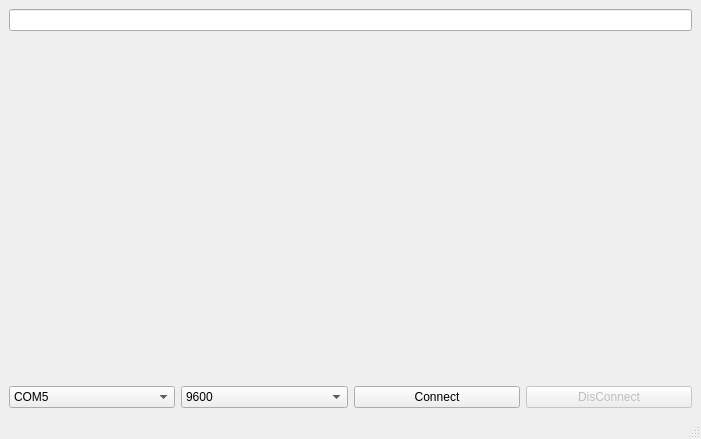
<?xml version="1.0" encoding="UTF-8"?>
<ui version="4.0">
 <class>MainWindow</class>
 <widget class="QMainWindow" name="MainWindow">
  <property name="geometry">
   <rect>
    <x>0</x>
    <y>0</y>
    <width>701</width>
    <height>439</height>
   </rect>
  </property>
  <property name="windowTitle">
   <string>MainWindow</string>
  </property>
  <widget class="QWidget" name="centralwidget">
   <layout class="QGridLayout" name="gridLayout">
    <item row="0" column="0" colspan="4">
     <widget class="QLineEdit" name="lineEdit"/>
    </item>
    <item row="2" column="0">
     <widget class="QComboBox" name="serialPortInfoListBox">
      <item>
       <property name="text">
        <string>COM5</string>
       </property>
      </item>
      <item>
       <property name="text">
        <string>COM6</string>
       </property>
      </item>
     </widget>
    </item>
    <item row="2" column="1">
     <widget class="QComboBox" name="baudRateBox">
      <item>
       <property name="text">
        <string>9600</string>
       </property>
      </item>
     </widget>
    </item>
    <item row="2" column="2">
     <widget class="QPushButton" name="Connect">
      <property name="text">
       <string>Connect</string>
      </property>
     </widget>
    </item>
    <item row="2" column="3">
     <widget class="QPushButton" name="DisConnect">
      <property name="enabled">
       <bool>false</bool>
      </property>
      <property name="text">
       <string>DisConnect</string>
      </property>
     </widget>
    </item>
    <item row="1" column="0" colspan="4">
     <widget class="QWidget" name="widget" native="true">
      <layout class="QGridLayout" name="gridLayout_2">
       <item row="0" column="0">
        <layout class="QVBoxLayout" name="verticalLayout"/>
       </item>
      </layout>
     </widget>
    </item>
   </layout>
  </widget>
  <widget class="QMenuBar" name="menubar">
   <property name="geometry">
    <rect>
     <x>0</x>
     <y>0</y>
     <width>701</width>
     <height>22</height>
    </rect>
   </property>
  </widget>
  <widget class="QStatusBar" name="statusbar"/>
 </widget>
 <resources/>
 <connections/>
</ui>
